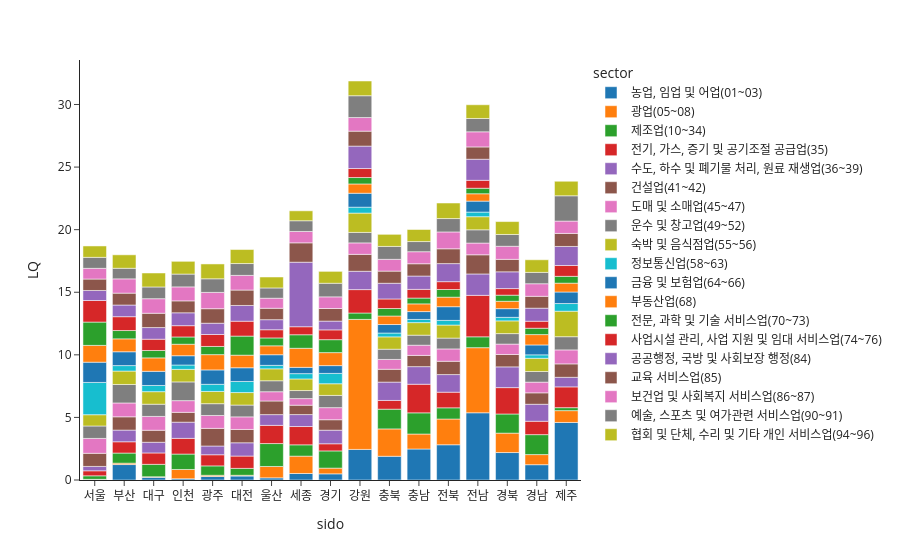

Write notebook code for a chart like this one.
### Code cell
fig = px.bar(industry_2019, 
             x="sido", 
             y="LQ", 
             color="sector",
             template="simple_white"
            )
fig.show()

### Figure 1 — Plotly figure (JSON) as saved in the notebook; plotly's stock layout.template omitted (floating-point values rounded to 4 significant figures)
{"data": [{"hovertemplate": "sector=농업, 임업 및 어업(01~03)<br>sido=%{x}<br>LQ=%{y}<extra></extra>", "legendgroup": "농업, 임업 및 어업(01~03)", "marker": {"color": "#1F77B4", "pattern": {"shape": ""}}, "name": "농업, 임업 및 어업(01~03)", "orientation": "v", "showlegend": true, "textposition": "auto", "type": "bar", "x": ["서울", "부산", "대구", "인천", "광주", "대전", "울산", "세종", "경기", "강원", "충북", "충남", "전북", "전남", "경북", "경남", "제주"], "xaxis": "x", "y": [0.04217, 1.234, 0.2213, 0.09898, 0.2792, 0.3169, 0.1727, 0.5198, 0.4928, 2.443, 1.895, 2.477, 2.815, 5.371, 2.194, 1.222, 4.597], "yaxis": "y"}, {"hovertemplate": "sector=광업(05~08)<br>sido=%{x}<br>LQ=%{y}<extra></extra>", "legendgroup": "광업(05~08)", "marker": {"color": "#FF7F0E", "pattern": {"shape": ""}}, "name": "광업(05~08)", "orientation": "v", "showlegend": true, "textposition": "auto", "type": "bar", "x": ["서울", "부산", "대구", "인천", "광주", "대전", "울산", "세종", "경기", "강원", "충북", "충남", "전북", "전남", "경북", "경남", "제주"], "xaxis": "x", "y": [0.01256, 0.1115, 0.03785, 0.7419, 0.09904, 0.06024, 0.9075, 1.388, 0.4574, 10.39, 2.186, 1.196, 2.056, 5.2, 1.55, 0.8084, 0.9436], "yaxis": "y"}, {"hovertemplate": "sector=제조업(10~34)<br>sido=%{x}<br>LQ=%{y}<extra></extra>", "legendgroup": "제조업(10~34)", "marker": {"color": "#2CA02C", "pattern": {"shape": ""}}, "name": "제조업(10~34)", "orientation": "v", "showlegend": true, "textposition": "auto", "type": "bar", "x": ["서울", "부산", "대구", "인천", "광주", "대전", "울산", "세종", "경기", "강원", "충북", "충남", "전북", "전남", "경북", "경남", "제주"], "xaxis": "x", "y": [0.2796, 0.8071, 0.9923, 1.232, 0.7487, 0.5522, 1.831, 0.9031, 1.373, 0.5095, 1.576, 1.694, 0.8958, 0.8689, 1.53, 1.593, 0.2381], "yaxis": "y"}, {"hovertemplate": "sector=전기, 가스, 증기 및 공기조절 공급업(35)<br>sido=%{x}<br>LQ=%{y}<extra></extra>", "legendgroup": "전기, 가스, 증기 및 공기조절 공급업(35)", "marker": {"color": "#D62728", "pattern": {"shape": ""}}, "name": "전기, 가스, 증기 및 공기조절 공급업(35)", "orientation": "v", "showlegend": true, "textposition": "auto", "type": "bar", "x": ["서울", "부산", "대구", "인천", "광주", "대전", "울산", "세종", "경기", "강원", "충북", "충남", "전북", "전남", "경북", "경남", "제주"], "xaxis": "x", "y": [0.4013, 0.9018, 0.9084, 1.253, 0.8899, 0.9834, 1.453, 1.462, 0.5715, 1.87, 0.6985, 2.284, 1.248, 3.312, 2.106, 1.069, 1.66], "yaxis": "y"}, {"hovertemplate": "sector=수도, 하수 및 폐기물 처리, 원료 재생업(36~39)<br>sido=%{x}<br>LQ=%{y}<extra></extra>", "legendgroup": "수도, 하수 및 폐기물 처리, 원료 재생업(36~39)", "marker": {"color": "#9467BD", "pattern": {"shape": ""}}, "name": "수도, 하수 및 폐기물 처리, 원료 재생업(36~39)", "orientation": "v", "showlegend": true, "textposition": "auto", "type": "bar", "x": ["서울", "부산", "대구", "인천", "광주", "대전", "울산", "세종", "경기", "강원", "충북", "충남", "전북", "전남", "경북", "경남", "제주"], "xaxis": "x", "y": [0.349, 0.9333, 0.855, 1.294, 0.6985, 1.061, 0.8596, 0.9545, 1.086, 1.464, 1.465, 1.407, 1.408, 1.709, 1.657, 1.359, 0.7653], "yaxis": "y"}, {"hovertemplate": "sector=건설업(41~42)<br>sido=%{x}<br>LQ=%{y}<extra></extra>", "legendgroup": "건설업(41~42)", "marker": {"color": "#8C564B", "pattern": {"shape": ""}}, "name": "건설업(41~42)", "orientation": "v", "showlegend": true, "textposition": "auto", "type": "bar", "x": ["서울", "부산", "대구", "인천", "광주", "대전", "울산", "세종", "경기", "강원", "충북", "충남", "전북", "전남", "경북", "경남", "제주"], "xaxis": "x", "y": [1.048, 1.061, 0.9595, 0.7849, 1.409, 1.065, 1.088, 0.7486, 0.8344, 1.352, 1.025, 0.8979, 1.061, 1.531, 0.9905, 0.9124, 1.072], "yaxis": "y"}, {"hovertemplate": "sector=도매 및 소매업(45~47)<br>sido=%{x}<br>LQ=%{y}<extra></extra>", "legendgroup": "도매 및 소매업(45~47)", "marker": {"color": "#E377C2", "pattern": {"shape": ""}}, "name": "도매 및 소매업(45~47)", "orientation": "v", "showlegend": true, "textposition": "auto", "type": "bar", "x": ["서울", "부산", "대구", "인천", "광주", "대전", "울산", "세종", "경기", "강원", "충북", "충남", "전북", "전남", "경북", "경남", "제주"], "xaxis": "x", "y": [1.189, 1.106, 1.106, 0.9356, 1.03, 1.005, 0.7397, 0.5289, 0.9669, 0.9154, 0.784, 0.8149, 0.9881, 0.9381, 0.8303, 0.8534, 1.118], "yaxis": "y"}, {"hovertemplate": "sector=운수 및 창고업(49~52)<br>sido=%{x}<br>LQ=%{y}<extra></extra>", "legendgroup": "운수 및 창고업(49~52)", "marker": {"color": "#7F7F7F", "pattern": {"shape": ""}}, "name": "운수 및 창고업(49~52)", "orientation": "v", "showlegend": true, "textposition": "auto", "type": "bar", "x": ["서울", "부산", "대구", "인천", "광주", "대전", "울산", "세종", "경기", "강원", "충북", "충남", "전북", "전남", "경북", "경남", "제주"], "xaxis": "x", "y": [0.9935, 1.476, 0.9743, 1.495, 0.9431, 0.9439, 0.8763, 0.642, 0.9766, 0.838, 0.8186, 0.8013, 0.8655, 1.058, 0.8376, 0.8502, 1.054], "yaxis": "y"}, {"hovertemplate": "sector=숙박 및 음식점업(55~56)<br>sido=%{x}<br>LQ=%{y}<extra></extra>", "legendgroup": "숙박 및 음식점업(55~56)", "marker": {"color": "#BCBD22", "pattern": {"shape": ""}}, "name": "숙박 및 음식점업(55~56)", "orientation": "v", "showlegend": true, "textposition": "auto", "type": "bar", "x": ["서울", "부산", "대구", "인천", "광주", "대전", "울산", "세종", "경기", "강원", "충북", "충남", "전북", "전남", "경북", "경남", "제주"], "xaxis": "x", "y": [0.9003, 1.073, 1.003, 1.001, 0.9759, 0.9973, 0.9536, 0.9262, 0.9321, 1.543, 0.9867, 1.002, 1.042, 1.047, 1.017, 1.056, 2.038], "yaxis": "y"}, {"hovertemplate": "sector=정보통신업(58~63)<br>sido=%{x}<br>LQ=%{y}<extra></extra>", "legendgroup": "정보통신업(58~63)", "marker": {"color": "#17BECF", "pattern": {"shape": ""}}, "name": "정보통신업(58~63)", "orientation": "v", "showlegend": true, "textposition": "auto", "type": "bar", "x": ["서울", "부산", "대구", "인천", "광주", "대전", "울산", "세종", "경기", "강원", "충북", "충남", "전북", "전남", "경북", "경남", "제주"], "xaxis": "x", "y": [2.579, 0.4361, 0.4943, 0.3495, 0.5712, 0.886, 0.2772, 0.4251, 0.8262, 0.4714, 0.3062, 0.2555, 0.3722, 0.3687, 0.2832, 0.2756, 0.6125], "yaxis": "y"}, {"hovertemplate": "sector=금융 및 보험업(64~66)<br>sido=%{x}<br>LQ=%{y}<extra></extra>", "legendgroup": "금융 및 보험업(64~66)", "marker": {"color": "#1F77B4", "pattern": {"shape": ""}}, "name": "금융 및 보험업(64~66)", "orientation": "v", "showlegend": true, "textposition": "auto", "type": "bar", "x": ["서울", "부산", "대구", "인천", "광주", "대전", "울산", "세종", "경기", "강원", "충북", "충남", "전북", "전남", "경북", "경남", "제주"], "xaxis": "x", "y": [1.617, 1.106, 1.13, 0.7419, 1.15, 1.096, 0.8489, 0.5012, 0.6211, 1.113, 0.6791, 0.627, 1.093, 0.8764, 0.6935, 0.7906, 0.9196], "yaxis": "y"}, {"hovertemplate": "sector=부동산업(68)<br>sido=%{x}<br>LQ=%{y}<extra></extra>", "legendgroup": "부동산업(68)", "marker": {"color": "#FF7F0E", "pattern": {"shape": ""}}, "name": "부동산업(68)", "orientation": "v", "showlegend": true, "textposition": "auto", "type": "bar", "x": ["서울", "부산", "대구", "인천", "광주", "대전", "울산", "세종", "경기", "강원", "충북", "충남", "전북", "전남", "경북", "경남", "제주"], "xaxis": "x", "y": [1.343, 1.031, 1.075, 0.9182, 1.221, 1.005, 0.7125, 1.525, 1.038, 0.7415, 0.6803, 0.6156, 0.7613, 0.588, 0.5896, 0.8276, 0.708], "yaxis": "y"}, {"hovertemplate": "sector=전문, 과학 및 기술 서비스업(70~73)<br>sido=%{x}<br>LQ=%{y}<extra></extra>", "legendgroup": "전문, 과학 및 기술 서비스업(70~73)", "marker": {"color": "#2CA02C", "pattern": {"shape": ""}}, "name": "전문, 과학 및 기술 서비스업(70~73)", "orientation": "v", "showlegend": true, "textposition": "auto", "type": "bar", "x": ["서울", "부산", "대구", "인천", "광주", "대전", "울산", "세종", "경기", "강원", "충북", "충남", "전북", "전남", "경북", "경남", "제주"], "xaxis": "x", "y": [1.863, 0.664, 0.5896, 0.5802, 0.6543, 1.526, 0.6295, 1.081, 1.035, 0.5141, 0.6011, 0.4654, 0.6129, 0.4403, 0.4878, 0.5078, 0.5449], "yaxis": "y"}, {"hovertemplate": "sector=사업시설 관리, 사업 지원 및 임대 서비스업(74~76)<br>sido=%{x}<br>LQ=%{y}<extra></extra>", "legendgroup": "사업시설 관리, 사업 지원 및 임대 서비스업(74~76)", "marker": {"color": "#D62728", "pattern": {"shape": ""}}, "name": "사업시설 관리, 사업 지원 및 임대 서비스업(74~76)", "orientation": "v", "showlegend": true, "textposition": "auto", "type": "bar", "x": ["서울", "부산", "대구", "인천", "광주", "대전", "울산", "세종", "경기", "강원", "충북", "충남", "전북", "전남", "경북", "경남", "제주"], "xaxis": "x", "y": [1.723, 1.106, 0.9012, 0.9012, 0.9533, 1.188, 0.6539, 0.6399, 0.7811, 0.7188, 0.7602, 0.6932, 0.6262, 0.6324, 0.5255, 0.5591, 0.8658], "yaxis": "y"}, {"hovertemplate": "sector=공공행정, 국방 및 사회보장 행정(84)<br>sido=%{x}<br>LQ=%{y}<extra></extra>", "legendgroup": "공공행정, 국방 및 사회보장 행정(84)", "marker": {"color": "#9467BD", "pattern": {"shape": ""}}, "name": "공공행정, 국방 및 사회보장 행정(84)", "orientation": "v", "showlegend": true, "textposition": "auto", "type": "bar", "x": ["서울", "부산", "대구", "인천", "광주", "대전", "울산", "세종", "경기", "강원", "충북", "충남", "전북", "전남", "경북", "경남", "제주"], "xaxis": "x", "y": [0.8007, 0.9316, 0.9315, 1.03, 0.9024, 1.258, 0.8041, 5.155, 0.7021, 1.792, 1.256, 1.065, 1.443, 1.685, 1.34, 1.044, 1.521], "yaxis": "y"}, {"hovertemplate": "sector=교육 서비스업(85)<br>sido=%{x}<br>LQ=%{y}<extra></extra>", "legendgroup": "교육 서비스업(85)", "marker": {"color": "#8C564B", "pattern": {"shape": ""}}, "name": "교육 서비스업(85)", "orientation": "v", "showlegend": true, "textposition": "auto", "type": "bar", "x": ["서울", "부산", "대구", "인천", "광주", "대전", "울산", "세종", "경기", "강원", "충북", "충남", "전북", "전남", "경북", "경남", "제주"], "xaxis": "x", "y": [0.9132, 0.9489, 1.142, 0.9521, 1.159, 1.23, 0.9107, 1.547, 1.007, 1.193, 0.9696, 0.9827, 1.183, 0.982, 0.9966, 0.9463, 1.042], "yaxis": "y"}, {"hovertemplate": "sector=보건업 및 사회복지 서비스업(86~87)<br>sido=%{x}<br>LQ=%{y}<extra></extra>", "legendgroup": "보건업 및 사회복지 서비스업(86~87)", "marker": {"color": "#E377C2", "pattern": {"shape": ""}}, "name": "보건업 및 사회복지 서비스업(86~87)", "orientation": "v", "showlegend": true, "textposition": "auto", "type": "bar", "x": ["서울", "부산", "대구", "인천", "광주", "대전", "울산", "세종", "경기", "강원", "충북", "충남", "전북", "전남", "경북", "경남", "제주"], "xaxis": "x", "y": [0.8556, 1.143, 1.163, 1.118, 1.302, 1.173, 0.8047, 0.9075, 0.9308, 1.089, 0.9404, 0.9606, 1.345, 1.209, 1.043, 1.005, 0.9864], "yaxis": "y"}, {"hovertemplate": "sector=예술, 스포츠 및 여가관련 서비스업(90~91)<br>sido=%{x}<br>LQ=%{y}<extra></extra>", "legendgroup": "예술, 스포츠 및 여가관련 서비스업(90~91)", "marker": {"color": "#7F7F7F", "pattern": {"shape": ""}}, "name": "예술, 스포츠 및 여가관련 서비스업(90~91)", "orientation": "v", "showlegend": true, "textposition": "auto", "type": "bar", "x": ["서울", "부산", "대구", "인천", "광주", "대전", "울산", "세종", "경기", "강원", "충북", "충남", "전북", "전남", "경북", "경남", "제주"], "xaxis": "x", "y": [0.8793, 0.8453, 0.9371, 1.023, 1.088, 0.9455, 0.8192, 0.8578, 1.085, 1.743, 1.033, 0.8114, 1.07, 1.065, 0.9428, 0.9068, 2.02], "yaxis": "y"}, {"hovertemplate": "sector=협회 및 단체, 수리 및 기타 개인 서비스업(94~96)<br>sido=%{x}<br>LQ=%{y}<extra></extra>", "legendgroup": "협회 및 단체, 수리 및 기타 개인 서비스업(94~96)", "marker": {"color": "#BCBD22", "pattern": {"shape": ""}}, "name": "협회 및 단체, 수리 및 기타 개인 서비스업(94~96)", "orientation": "v", "showlegend": true, "textposition": "auto", "type": "bar", "x": ["서울", "부산", "대구", "인천", "광주", "대전", "울산", "세종", "경기", "강원", "충북", "충남", "전북", "전남", "경북", "경남", "제주"], "xaxis": "x", "y": [0.9085, 1.075, 1.118, 1.019, 1.186, 1.12, 0.8749, 0.7922, 0.9505, 1.176, 0.9645, 0.9628, 1.241, 1.096, 1.032, 1.007, 1.161], "yaxis": "y"}], "layout": {"barmode": "relative", "legend": {"title": {"text": "sector"}, "tracegroupgap": 0}, "margin": {"t": 60}, "xaxis": {"anchor": "y", "domain": [0, 1], "title": {"text": "sido"}}, "yaxis": {"anchor": "x", "domain": [0, 1], "title": {"text": "LQ"}}}}
